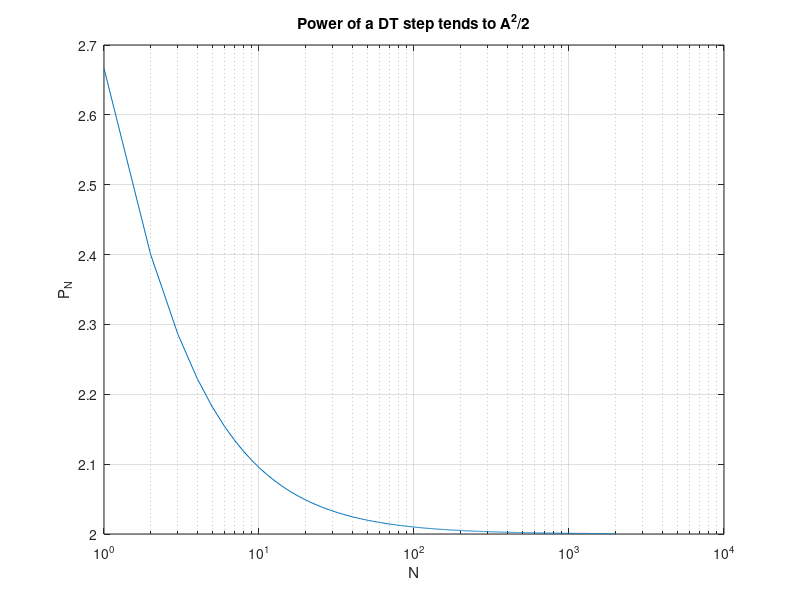

MATLAB code to generate this figure:
% Signals and Systems — Energy and Power Signals
%title: Energy and Power, Numerically
%ar-title: الطاقة والقدرة عدديًا
%lesson: ss-ch1-3
%course: signals-systems

%% Energy of A e^(-at) u(t)
%ar: E = ∫|x|² dt. integral يحسب التكامل عدديًا حتى ∞ (Inf). نقارن بالقانون A²/(2a).
A = 2; a = 3;
E = integral(@(t) (A*exp(-a*t)).^2, 0, Inf);
fprintf('E numerical = %.6f, formula A^2/(2a) = %.6f\n', E, A^2/(2*a))

%% Average power of a cosine
%ar: P = متوسط |x|² على دورة. للجيبية: A²/2 مهما كان التردد والطور.
w0 = 5; th = 0.7; T0 = 2*pi/w0;
P = integral(@(t) (A*cos(w0*t + th)).^2, 0, T0) / T0;
fprintf('P = %.6f, A^2/2 = %g\n', P, A^2/2)

%% A discrete step: energy grows, power settles
%ar: x[n] = A للـ n ≥ 0. نحسب E و P على نوافذ متزايدة N: الطاقة تكبر بلا حد، والقدرة تقترب من A²/2.
Ns = [10 100 1000 10000];
for N = Ns
    EN = A^2*(N + 1); PN = EN/(2*N + 1);
    fprintf('N = %5d: E_N = %8g, P_N = %.5f\n', N, EN, PN)
end
N = 1:2000; semilogx(N, A^2*(N + 1)./(2*N + 1)); grid on; xlabel('N'); ylabel('P_N'); title('Power of a DT step tends to A^2/2')

%%! Project idea: classify any recorded signal
%ar: مشروع: دالة تأخذ عيّنات إشارة طويلة وتقدّر الطاقة والقدرة على نوافذ متزايدة، وتقول: طاقة (E ثابتة) أم قدرة (P ثابتة). جربها على صوت أو اهتزاز مسجل.
t = linspace(0, 50, 50001); dt = t(2) - t(1);
for k = 1:2
    if k == 1, x = exp(-t); nm = 'exp(-t)'; else, x = cos(2*t); nm = 'cos(2t)'; end
    E1 = sum(x(t <= 25).^2)*dt; E2 = sum(x.^2)*dt;
    if abs(E2 - E1) < 1e-3*E2, s = 'energy signal'; else, s = 'power signal'; end
    fprintf('%-8s E(25) = %8.3f, E(50) = %8.3f -> %s\n', nm, E1, E2, s)
end
